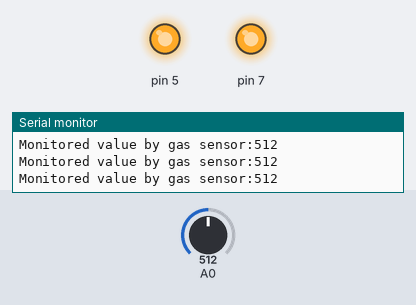
A sketch run on a simulated Arduino Uno, built with avr-gcc and run on an emulated ATmega328P. Parts: output pins drawn as LEDs (lit = HIGH), the last lines printed to the serial monitor. The test bench sets the inputs (shaded band); at power-on: A0 = 512.

Above: at 1.2 s.
1.3 s: A0 set to 408
2.8 s: A0 set to 393
At 3.7 s:
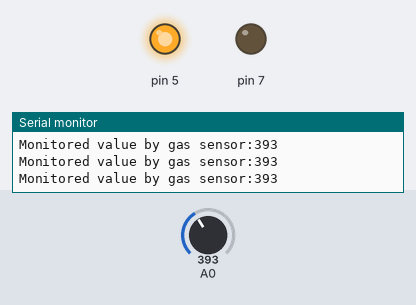
4.3 s: A0 set to 311
5.8 s: A0 set to 289
At 6.6 s:
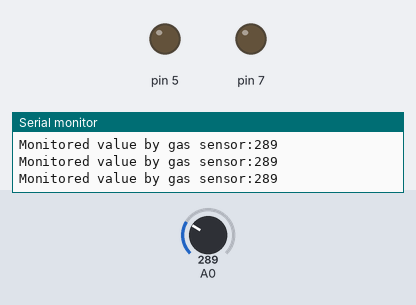
7.3 s: A0 set to 306
At 8.0 s:
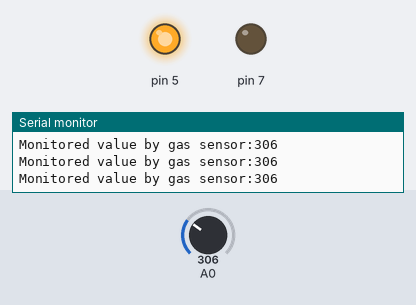
8.8 s: A0 set to 290
At 9.4 s:
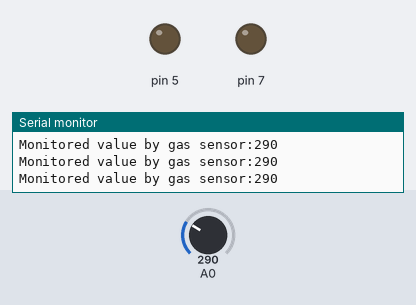
Timing chart, 0 to 11.3 s (numbered marks = the images above; inputs shaded):
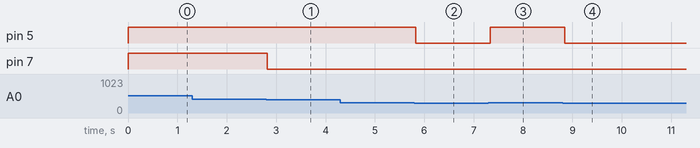

Measured:
- the behaviour switches between 401 and 400 on A0 (found by bisection; images 0 and 1)
- the behaviour switches between 301 and 300 on A0 (found by bisection; images 1 and 2)
- after the input at 2.8 s, pin 7: HIGH → LOW at once
- after the input at 5.8 s, pin 5: HIGH → LOW at once
- after the input at 7.3 s, pin 5: LOW → HIGH at once
- after the input at 8.8 s, pin 5: HIGH → LOW after 0.05 s

The sketch:

L3.ino
```cpp
// C++ code
//
int sensor=0;
void setup()
{
  pinMode(A0, INPUT);
  pinMode(5, OUTPUT);
  pinMode(7, OUTPUT);
  Serial.begin(9600);
}

void loop()
{
  sensor=analogRead(A0);
  Serial.print("Monitored value by gas sensor:");
  Serial.println(sensor);
  if(sensor>300){
  digitalWrite(5, HIGH);
  }else{
  digitalWrite(5, LOW);
}
  if(sensor>400){
    digitalWrite(7, HIGH);
  }else{
  digitalWrite(7, LOW);
}
delay(100);
}
```
